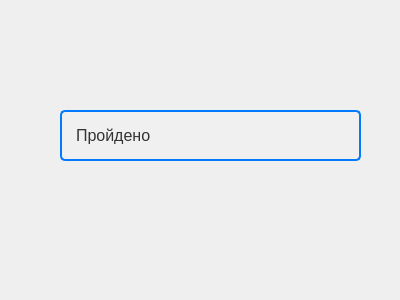
<?xml version="1.0" encoding="UTF-8"?>
<ui version="4.0">
 <class>Form</class>
 <widget class="QWidget" name="Form">
  <property name="geometry">
   <rect>
    <x>0</x>
    <y>0</y>
    <width>400</width>
    <height>300</height>
   </rect>
  </property>
  <property name="sizePolicy">
   <sizepolicy hsizetype="Fixed" vsizetype="Fixed">
    <horstretch>0</horstretch>
    <verstretch>0</verstretch>
   </sizepolicy>
  </property>
  <property name="minimumSize">
   <size>
    <width>400</width>
    <height>300</height>
   </size>
  </property>
  <property name="maximumSize">
   <size>
    <width>400</width>
    <height>300</height>
   </size>
  </property>
  <property name="windowTitle">
   <string>Form</string>
  </property>
  <widget class="QLabel" name="label">
   <property name="geometry">
    <rect>
     <x>60</x>
     <y>110</y>
     <width>301</width>
     <height>51</height>
    </rect>
   </property>
   <property name="styleSheet">
    <string notr="true">background-color: #f0f0f0; /* Цвет фона */
    color: #333; /* Цвет текста */
    font-size: 16px; /* Размер шрифта */
    font-family: Arial, sans-serif; /* Шрифт */
    padding: 10px; /* Отступы внутри QLabel */
    border: 2px solid #007BFF; /* Цвет и толщина рамки */
    border-radius: 5px; /* Закругление углов */
    text-align: center; /* Выравнивание текста по центру */
</string>
   </property>
   <property name="text">
    <string>Пройдено</string>
   </property>
  </widget>
 </widget>
 <resources/>
 <connections/>
</ui>
